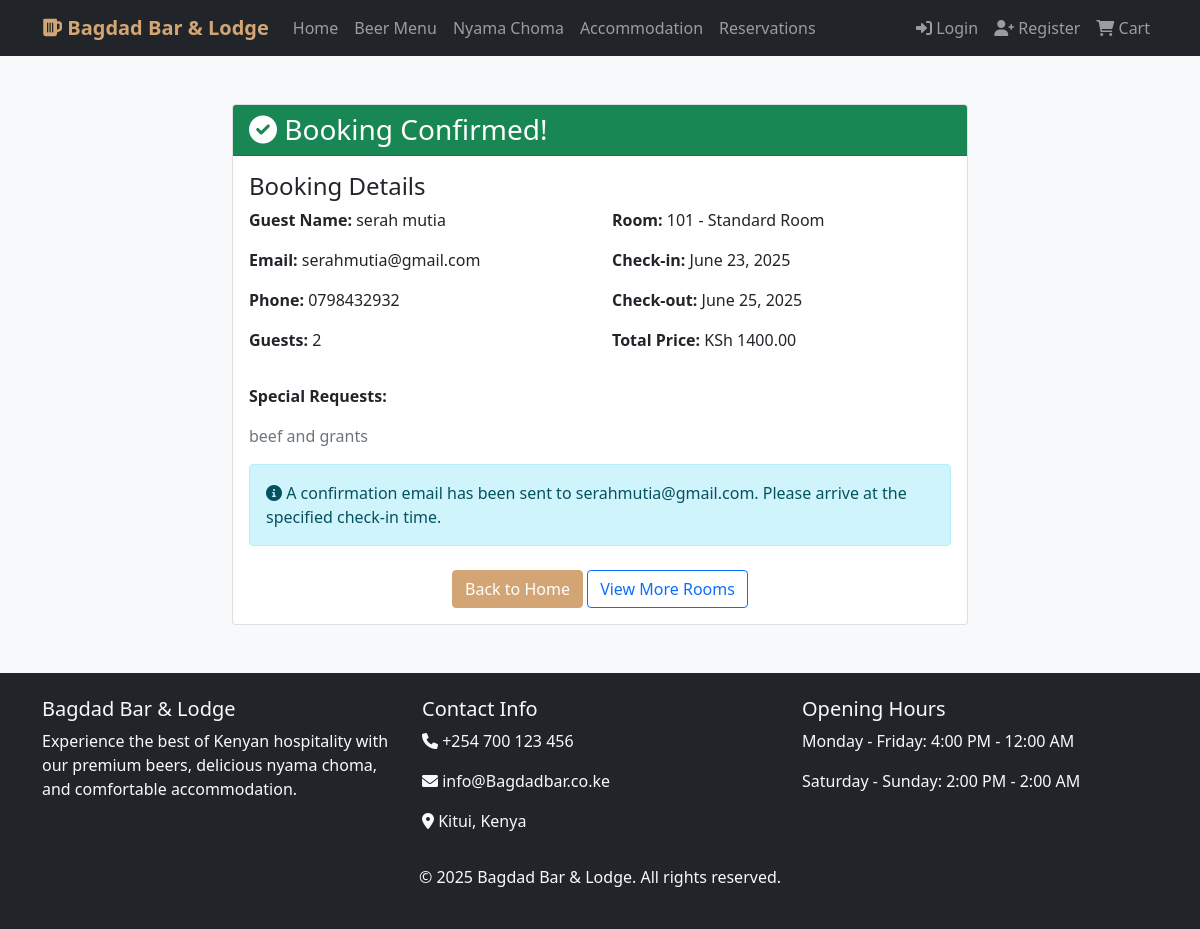
The page /accommodation/booking/1/confirmation/ on the database its author committed.
### accommodation/models.py (models this page shows, shortened)
class Booking(models.Model):
    BOOKING_STATUS = [
        ('pending', 'Pending'),
        ('confirmed', 'Confirmed'),
        ('checked_in', 'Checked In'),
        ('checked_out', 'Checked Out'),
        ('cancelled', 'Cancelled'),
    ]
    guest_name = models.CharField(max_length=100)
    guest_email = models.EmailField()
    guest_phone = models.CharField(max_length=15)
    room = models.ForeignKey(Room, on_delete=models.CASCADE)
    check_in_date = models.DateField()
    check_out_date = models.DateField()
    guests_count = models.IntegerField()
    total_price = models.DecimalField(max_digits=10, decimal_places=2)
    status = models.CharField(max_length=20, choices=BOOKING_STATUS, default='pending')
    special_requests = models.TextField(blank=True)
    created_at = models.DateTimeField(auto_now_add=True)

class Room(models.Model):
    room_number = models.CharField(max_length=10, unique=True)
    room_type = models.ForeignKey(RoomType, on_delete=models.CASCADE)
    is_available = models.BooleanField(default=True)
    amenities = models.TextField(help_text="List amenities separated by commas")
    image = models.ImageField(upload_to='rooms/', blank=True)

class RoomType(models.Model):
    name = models.CharField(max_length=100)
    description = models.TextField()
    base_price = models.DecimalField(max_digits=8, decimal_places=2)
    max_occupancy = models.IntegerField()

### accommodation/views.py (the view)
# urls.py: path('booking/<int:booking_id>/confirmation/', views.booking_confirmation, name='booking_confirmation'),
def booking_confirmation(request, booking_id):
    booking = get_object_or_404(Booking, id=booking_id)
    context = {'booking': booking}
    return render(request, 'accommodation/booking_confirmation.html', context)

### templates/accommodation/booking_confirmation.html
{% extends 'base.html' %}
{% block content %}
<div class="container my-5">
    <div class="row justify-content-center">
        <div class="col-md-8">
            <div class="card">
                <div class="card-header bg-success text-white">
                    <h3 class="mb-0"><i class="fas fa-check-circle"></i> Booking Confirmed!</h3>
                </div>
                <div class="card-body">
                    <h4>Booking Details</h4>
                    <div class="row">
                        <div class="col-md-6">
                            <p><strong>Guest Name:</strong> {{ booking.guest_name }}</p>
                            <p><strong>Email:</strong> {{ booking.guest_email }}</p>
                            <p><strong>Phone:</strong> {{ booking.guest_phone }}</p>
                            <p><strong>Guests:</strong> {{ booking.guests_count }}</p>
                        </div>
                        <div class="col-md-6">
                            <p><strong>Room:</strong> {{ booking.room.room_number }} - {{ booking.room.room_type.name }}</p>
                            <p><strong>Check-in:</strong> {{ booking.check_in_date }}</p>
                            <p><strong>Check-out:</strong> {{ booking.check_out_date }}</p>
                            <p><strong>Total Price:</strong> KSh {{ booking.total_price }}</p>
                        </div>
                    </div>
                    {% if booking.special_requests %}
                    <div class="mt-3">
                        <p><strong>Special Requests:</strong></p>
                        <p class="text-muted">{{ booking.special_requests }}</p>
                    </div>
                    {% endif %}
                    <div class="alert alert-info mt-3">
                        <i class="fas fa-info-circle"></i>
                        A confirmation email has been sent to {{ booking.guest_email }}.
                        Please arrive at the specified check-in time.
                    </div>
                    <div class="text-center mt-4">
                        <a href="{% url 'bar_app:home' %}" class="btn btn-primary">Back to Home</a>
                        <a href="{% url 'accommodation:room_list' %}" class="btn btn-outline-primary">View More Rooms</a>
                    </div>
                </div>
            </div>
        </div>
    </div>
</div>
{% endblock %}

### templates/base.html (style rules this page uses)
.btn-primary { background-color: #d4a574; border-color: #d4a574; }
body { background-color: #f8f9fa; }

### rows shown on the page
Booking: guest_name "serah mutia", guest_email "serahmutia@gmail.com", guest_phone "0798432932", guests_count "2", room.room_number "101", room.room_type.name "Standard Room", check_in_date "June 23, 2025", check_out_date "June 25, 2025", total_price "1400.00", special_requests "beef and grants"
